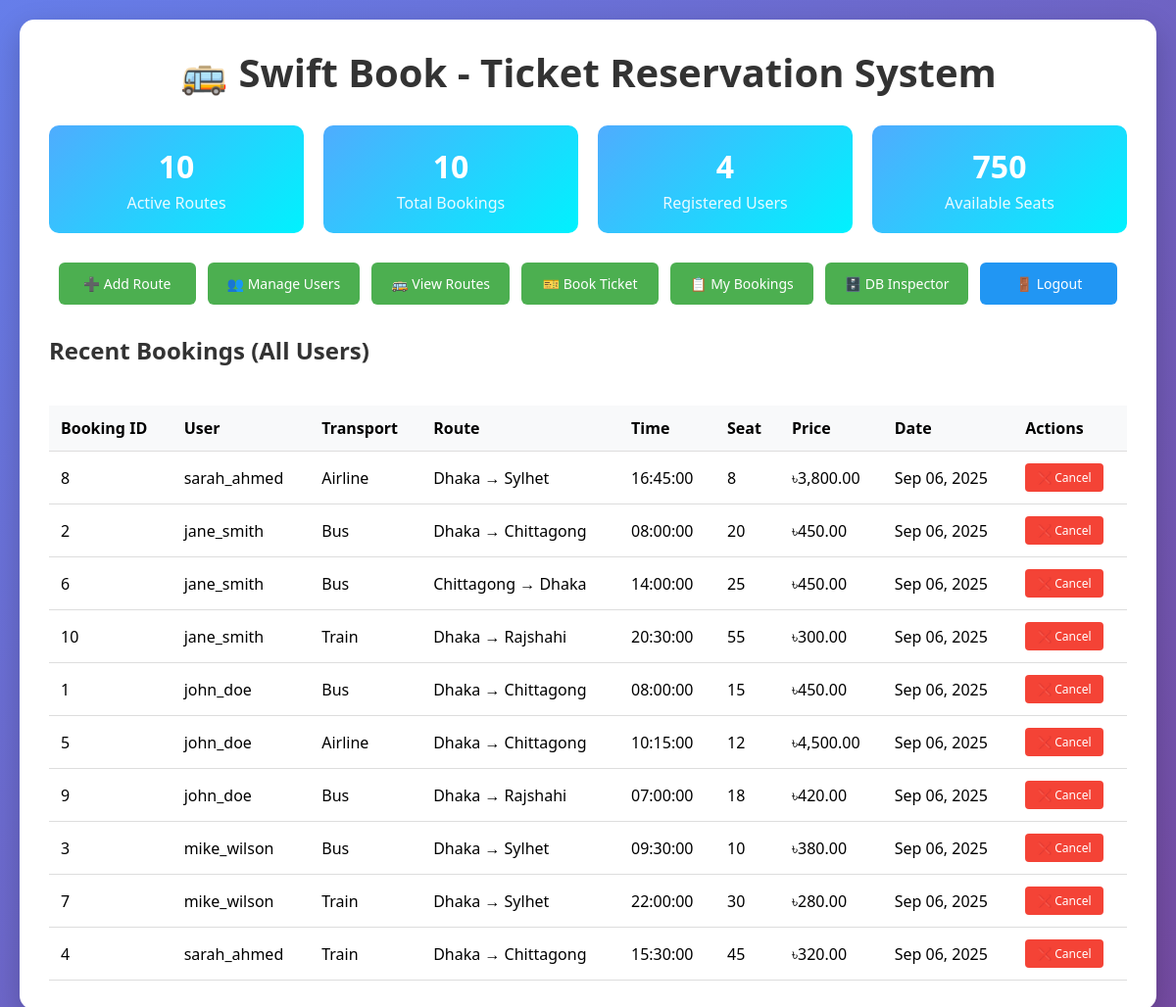
/index.php (signed in), run on the app's committed database.
### tables this page shows
CREATE TABLE Bookings (
    booking_id INT AUTO_INCREMENT PRIMARY KEY,
    user_id INT NOT NULL,
    route_id INT NOT NULL,
    seat_number INT NOT NULL,
    status ENUM('Confirmed', 'Cancelled') DEFAULT 'Confirmed',
    booking_date TIMESTAMP DEFAULT CURRENT_TIMESTAMP,
    FOREIGN KEY (user_id) REFERENCES Users(user_id) ON DELETE CASCADE,
    FOREIGN KEY (route_id) REFERENCES Routes(route_id) ON DELETE CASCADE,
    UNIQUE KEY unique_seat_booking (route_id, seat_number, status)
);

CREATE TABLE Users (
    user_id INT AUTO_INCREMENT PRIMARY KEY,
    username VARCHAR(50) UNIQUE NOT NULL,
    email VARCHAR(100) UNIQUE NOT NULL,
    contact VARCHAR(15) NOT NULL,
    nid_no VARCHAR(20) UNIQUE NOT NULL,
    address TEXT NOT NULL,
    password VARCHAR(255) NOT NULL,
    is_admin BOOLEAN DEFAULT FALSE,
    created_at TIMESTAMP DEFAULT CURRENT_TIMESTAMP
);

CREATE TABLE Routes (
    route_id INT AUTO_INCREMENT PRIMARY KEY,
    transport_type ENUM('Bus', 'Train', 'Airline') NOT NULL,
    origin VARCHAR(100) NOT NULL,
    destination VARCHAR(100) NOT NULL,
    departure_time TIME NOT NULL,
    total_seats INT NOT NULL,
    available_seats INT NOT NULL,
    price DECIMAL(10, 2) NOT NULL,
    status ENUM('Active', 'Inactive', 'Full') DEFAULT 'Active',
    created_at TIMESTAMP DEFAULT CURRENT_TIMESTAMP
);

### index.php (the view, shortened to what this page needs)
<?php
include 'db_connect.php';
$user_id = $_SESSION['user_id'];
$is_admin = $_SESSION['is_admin'];
$stats = [];
$stats['total_routes'] = $conn->query("SELECT COUNT(*) as count FROM Routes WHERE status = 'Active'")->fetch_assoc()['count'];
$stats['total_bookings'] = $conn->query("SELECT COUNT(*) as count FROM Bookings WHERE status = 'Confirmed'")->fetch_assoc()['count'];
$stats['total_users'] = $conn->query("SELECT COUNT(*) as count FROM Users WHERE is_admin = FALSE")->fetch_assoc()['count'];
$stats['available_seats'] = $conn->query("SELECT SUM(available_seats) as count FROM Routes WHERE status = 'Active'")->fetch_assoc()['count'];
if ($is_admin) {
    $bookings_query = "SELECT b.*, u.username, r.transport_type, r.origin, r.destination, r.departure_time, r.price
                       FROM Bookings b
                       JOIN Users u ON b.user_id = u.user_id
                       JOIN Routes r ON b.route_id = r.route_id
                       WHERE b.status = 'Confirmed'
                       ORDER BY b.booking_date DESC LIMIT 10";
} else {
    $bookings_query = "SELECT b.*, r.transport_type, r.origin, r.destination, r.departure_time, r.price
                       FROM Bookings b
                       JOIN Routes r ON b.route_id = r.route_id
                       WHERE b.user_id = $user_id AND b.status = 'Confirmed'
                       ORDER BY b.booking_date DESC";
}
$bookings_result = $conn->query($bookings_query);
?>
<!DOCTYPE html>
<html lang="en">
<head>
    <link rel="stylesheet" href="css/style.css">
</head>
<body>
    <div class="container">
        <h1>🚌 Swift Book - Ticket Reservation System</h1>
        <div class="stats-grid">
            <div class="stat-card">
                <div class="stat-number"><?= $stats['total_routes'] ?></div>
                <div class="stat-label">Active Routes</div>
            </div>
            <div class="stat-card">
                <div class="stat-number"><?= $stats['total_bookings'] ?></div>
                <div class="stat-label">Total Bookings</div>
            </div>
            <div class="stat-card">
                <div class="stat-number"><?= $stats['total_users'] ?></div>
                <div class="stat-label">Registered Users</div>
            </div>
            <div class="stat-card">
                <div class="stat-number"><?= $stats['available_seats'] ?></div>
                <div class="stat-label">Available Seats</div>
            </div>
        </div>
        <div class="actions">
            <?php if ($is_admin): ?>
                <a href="add_route.php" class="btn">➕ Add Route</a>
                <a href="manage_users.php" class="btn">👥 Manage Users</a>
            <?php endif; ?>
            <a href="view_routes.php" class="btn">🚌 View Routes</a>
            <a href="book_ticket.php" class="btn">🎫 Book Ticket</a>
            <a href="my_bookings.php" class="btn">📋 My Bookings</a>
            <?php if ($is_admin): ?>
                <a href="db_inspector.php" class="btn">🗄️ DB Inspector</a>
            <?php endif; ?>
            <a href="logout.php" class="btn secondary">🚪 Logout</a>
        </div>
        <h2><?= $is_admin ? 'Recent Bookings (All Users)' : 'My Recent Bookings' ?></h2>
        <div class="table-container">
            <table>
                <thead>
                    <tr>
                        <th>Booking ID</th>
                        <?php if ($is_admin): ?><th>User</th><?php endif; ?>
                        <th>Transport</th>
                        <th>Route</th>
                        <th>Time</th>
                        <th>Seat</th>
                        <th>Price</th>
                        <th>Date</th>
                        <th>Actions</th>
                    </tr>
                </thead>
                <tbody>
                    <?php if ($bookings_result->num_rows > 0): ?>
                        <?php while ($row = $bookings_result->fetch_assoc()): ?>
                            <tr>
                                <td><?= $row['booking_id'] ?></td>
                                <?php if ($is_admin): ?><td><?= htmlspecialchars($row['username']) ?></td><?php endif; ?>
                                <td><?= $row['transport_type'] ?></td>
                                <td><?= htmlspecialchars($row['origin']) ?> → <?= htmlspecialchars($row['destination']) ?></td>
                                <td><?= $row['departure_time'] ?></td>
                                <td><?= $row['seat_number'] ?></td>
                                <td>৳<?= number_format($row['price'], 2) ?></td>
                                <td><?= date('M d, Y', strtotime($row['booking_date'])) ?></td>
                                <td class="center">
                                    <div class="table-actions">
                                        <a href="cancel_booking.php?id=<?= $row['booking_id'] ?>" class="delete-link"
                                           onclick="return confirm('Cancel this booking?');">❌ Cancel</a>
                                    </div>
                                </td>
                            </tr>
                        <?php endwhile; ?>
                    <?php else: ?>
                        <tr><td colspan="<?= $is_admin ? '9' : '8' ?>" class="center">No bookings found.</td></tr>
                    <?php endif; ?>
                </tbody>
            </table>
        </div>
    </div>
</body>
</html>

### css/style.css (style rules this page uses)
* { margin: 0; padding: 0; box-sizing: border-box; }
body { font-family: 'Segoe UI', Tahoma, Geneva, Verdana, sans-serif; background: linear-gradient(135deg, #667eea 0%, #764ba2 100%); min-height: 100vh; padding: 10px; }
.container { max-width: 1200px; margin: 0 auto; background: white; border-radius: 15px; box-shadow: 0 10px 30px rgba(0,0,0,0.2); padding: 20px; }
@media (min-width: 768px) { body { padding: 20px; } }
@media (min-width: 768px) { .container { padding: 30px; } }
h1 { text-align: center; color: #333; margin-bottom: 20px; font-size: 2em; line-height: 1.2; }
@media (min-width: 768px) { h1 { margin-bottom: 30px; font-size: 2.5em; } }
h2 { color: #333; margin-bottom: 20px; font-size: 1.5em; }
.stats-grid { display: grid; grid-template-columns: repeat(auto-fit, minmax(180px, 1fr)); gap: 15px; margin-bottom: 25px; }
@media (min-width: 768px) { .stats-grid { grid-template-columns: repeat(auto-fit, minmax(200px, 1fr)); gap: 20px; margin-bottom: 30px; } }
.stat-card { background: linear-gradient(135deg, #4facfe 0%, #00f2fe 100%); color: white; padding: 20px; border-radius: 10px; text-align: center; }
.stat-number { font-size: 2em; font-weight: bold; }
.stat-label { margin-top: 5px; opacity: 0.9; }
.actions { display: flex; flex-wrap: wrap; gap: 8px; margin-bottom: 25px; justify-content: center; }
@media (min-width: 768px) { .actions { gap: 12px; margin-bottom: 30px; } }
.btn { background: #4CAF50; color: white; padding: 10px 16px; text-decoration: none; border-radius: 6px; border: none; cursor: pointer; font-size: 14px; transition: all 0.3s ease; display: inline-flex; align-items: center; justify-content: center; min-width: 120px; text-align: center; white-space: nowrap; }
@media (min-width: 768px) { .btn { padding: 12px 20px; min-width: 140px; } }
.btn.secondary { background: #2196F3; }
table { width: 100%; border-collapse: collapse; margin-top: 20px; overflow-x: auto; display: block; white-space: nowrap; }
@media (min-width: 768px) { table { display: table; white-space: normal; } }
.table-container { overflow-x: auto; margin-top: 20px; }
.table-container table { display: table; min-width: 600px; }
th, td { padding: 8px 12px; text-align: left; border-bottom: 1px solid #ddd; font-size: 14px; }
@media (min-width: 768px) { th, td { padding: 12px; font-size: 16px; } }
th { background: #f8f9fa; font-weight: bold; position: sticky; top: 0; }
.center { text-align: center; }
.table-actions { display: flex; gap: 8px; flex-wrap: wrap; }
.delete-link { padding: 4px 8px; border-radius: 4px; text-decoration: none; font-size: 12px; white-space: nowrap; background: #f44336; color: white; }
@media (min-width: 768px) { .delete-link { padding: 6px 12px; } }

### data on the page
bookings: booking_id "8", user.username "sarah_ahmed", route.transport_type "Airline", route.origin "Dhaka", route.destination "Sylhet", route.departure_time "16:45:00", seat_number "8", route.price "3,800.00", booking_date "Sep 06, 2025"
bookings: booking_id "2", user.username "jane_smith", route.transport_type "Bus", route.origin "Dhaka", route.destination "Chittagong", route.departure_time "08:00:00", seat_number "20", route.price "450.00", booking_date "Sep 06, 2025"
bookings: booking_id "6", user.username "jane_smith", route.transport_type "Bus", route.origin "Chittagong", route.destination "Dhaka", route.departure_time "14:00:00", seat_number "25", route.price "450.00", booking_date "Sep 06, 2025"
bookings: booking_id "10", user.username "jane_smith", route.transport_type "Train", route.origin "Dhaka", route.destination "Rajshahi", route.departure_time "20:30:00", seat_number "55", route.price "300.00", booking_date "Sep 06, 2025"
bookings: booking_id "1", user.username "john_doe", route.transport_type "Bus", route.origin "Dhaka", route.destination "Chittagong", route.departure_time "08:00:00", seat_number "15", route.price "450.00", booking_date "Sep 06, 2025"
bookings: booking_id "5", user.username "john_doe", route.transport_type "Airline", route.origin "Dhaka", route.destination "Chittagong", route.departure_time "10:15:00", seat_number "12", route.price "4,500.00", booking_date "Sep 06, 2025"
bookings: booking_id "9", user.username "john_doe", route.transport_type "Bus", route.origin "Dhaka", route.destination "Rajshahi", route.departure_time "07:00:00", seat_number "18", route.price "420.00", booking_date "Sep 06, 2025"
bookings: booking_id "3", user.username "mike_wilson", route.transport_type "Bus", route.origin "Dhaka", route.destination "Sylhet", route.departure_time "09:30:00", seat_number "10", route.price "380.00", booking_date "Sep 06, 2025"
bookings: booking_id "7", user.username "mike_wilson", route.transport_type "Train", route.origin "Dhaka", route.destination "Sylhet", route.departure_time "22:00:00", seat_number "30", route.price "280.00", booking_date "Sep 06, 2025"
bookings: booking_id "4", user.username "sarah_ahmed", route.transport_type "Train", route.origin "Dhaka", route.destination "Chittagong", route.departure_time "15:30:00", seat_number "45", route.price "320.00", booking_date "Sep 06, 2025"

### other printed values
$stats['total_routes'] "10"
$stats['total_bookings'] "10"
$stats['total_users'] "4"
$stats['available_seats'] "750"
